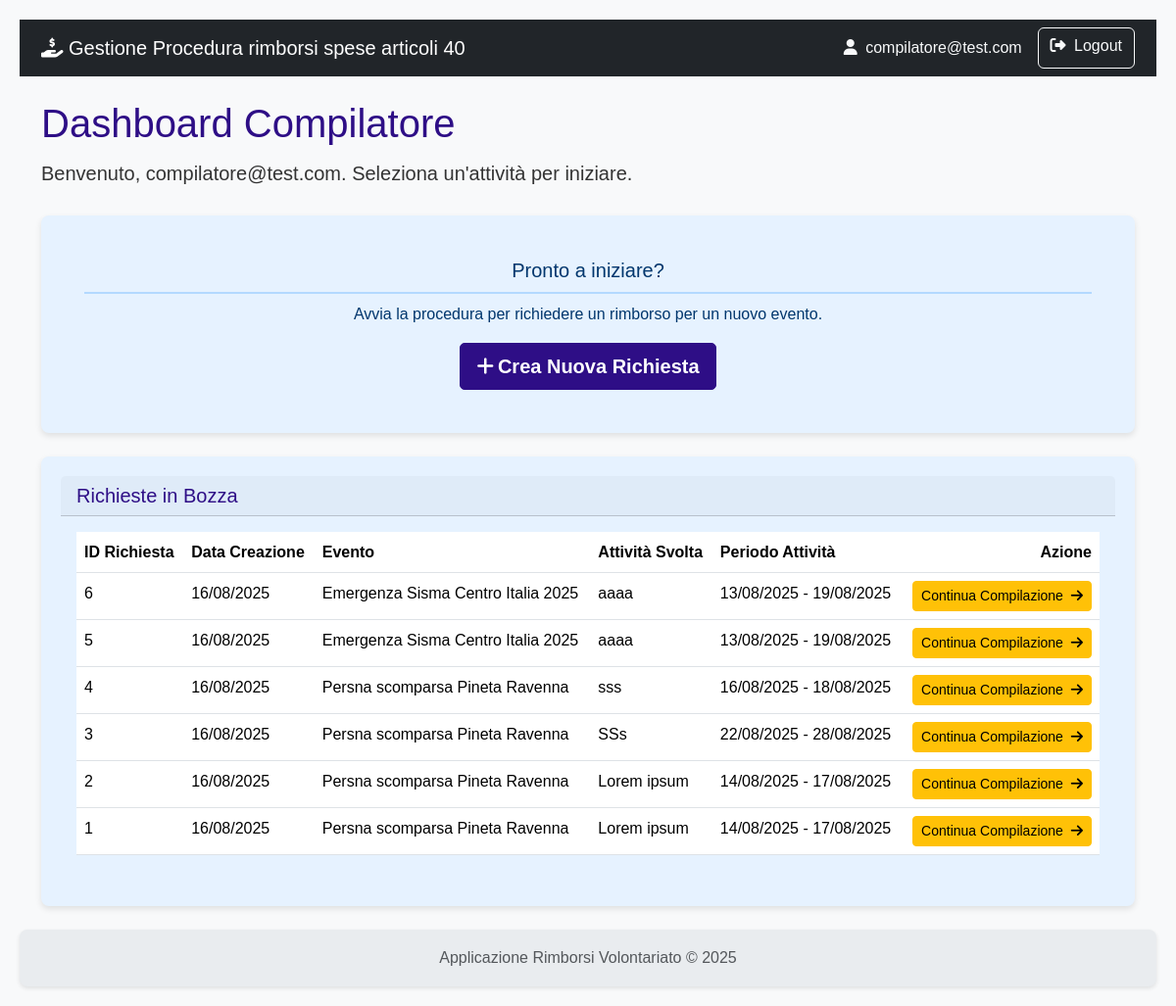
Before: /dashboard (signed in) with the older database file.
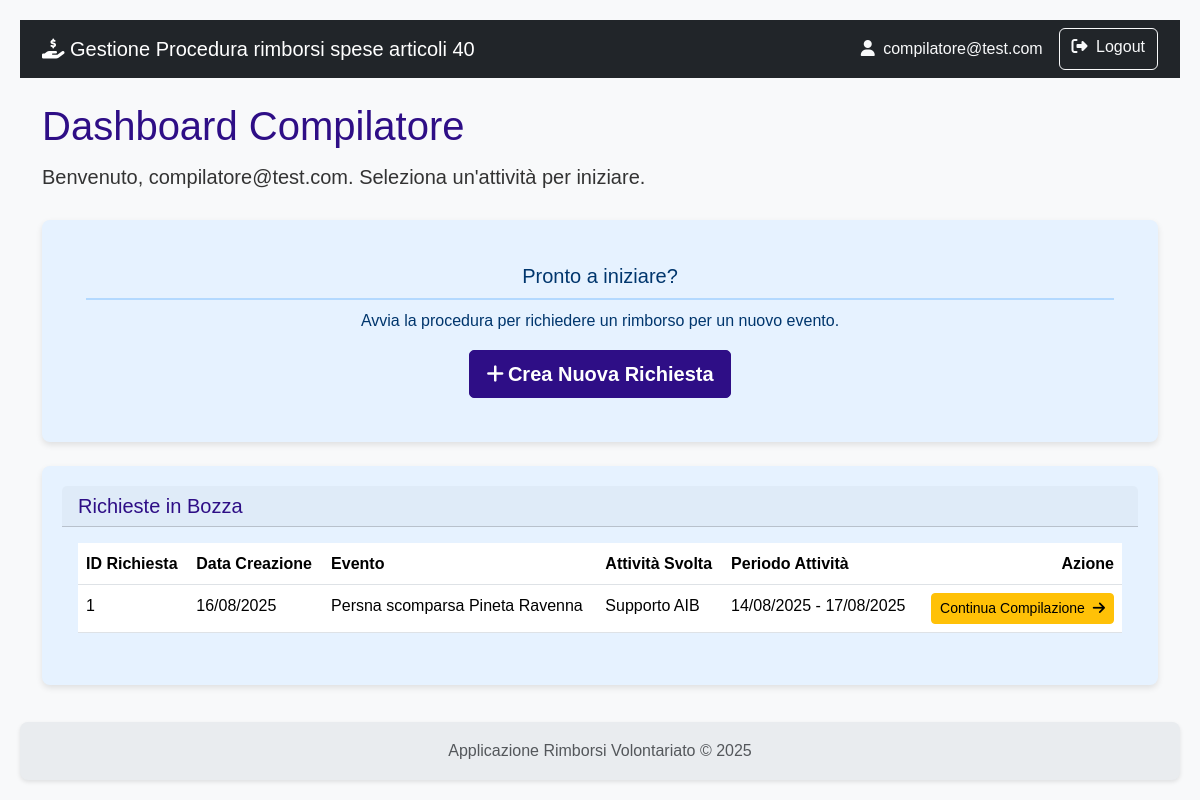
After: the same page with the newer database file.
### rimborsi/models.py (models this page shows)
class User(db.Model, UserMixin):
    id = db.Column(db.Integer, primary_key=True)
    username = db.Column(db.String(80), unique=True, nullable=False)
    email = db.Column(db.String(120), unique=True, nullable=False)
    password_hash = db.Column(db.String(120), nullable=False)
    role = db.Column(db.String(20), nullable=False)
    organizzazioni = db.relationship('Organizzazione', secondary=associazione_utente_organizzazione, back_populates='utenti_compilatori')

class Richiesta(db.Model):
    id = db.Column(db.Integer, primary_key=True)
    stato = db.Column(db.String(1), default='A', nullable=False)
    esito = db.Column(db.String(1))
    attivita_svolta = db.Column(db.Text)
    data_inizio_attivita = db.Column(db.Date)
    data_fine_attivita = db.Column(db.Date)
    numero_volontari_coinvolti = db.Column(db.Integer)
    data_creazione = db.Column(db.DateTime, default=datetime.utcnow)
    data_invio = db.Column(db.DateTime)
    data_fine_istruttoria = db.Column(db.DateTime)
    evento_id = db.Column(db.Integer, db.ForeignKey('evento.id'), nullable=False)
    organizzazione_id = db.Column(db.Integer, db.ForeignKey('organizzazione.id'), nullable=False)
    spese = db.relationship('Spesa', backref='richiesta', lazy=True, cascade="all, delete-orphan")

class Evento(db.Model):
    id = db.Column(db.Integer, primary_key=True)
    protocollo_attivazione = db.Column(db.String(50), unique=True)
    nome = db.Column(db.String(100), nullable=False)
    descrizione = db.Column(db.Text)
    tipologia = db.Column(db.String(1), nullable=False)
    data_inizio = db.Column(db.Date)
    data_fine = db.Column(db.Date)
    richieste = db.relationship('Richiesta', backref='evento', lazy=True)

### rimborsi/main/routes.py (the view)
@main.route('/dashboard')
@login_required # Solo gli utenti loggati possono vedere la dashboard
def dashboard():
    template_data = {}
    if current_user.role == 'istruttore':
        richieste_da_istruire = Richiesta.query.filter_by(stato='B').all()
        template_data['richieste_da_istruire'] = richieste_da_istruire
        template_data['dati_istruttore'] = {
            'da_istruire': len(richieste_da_istruire),
            'lavorate_mese': 0, # Esempio
            'importo_approvato_mese': '0.00', # Esempio
            'eventi_attivi': 0 # Esempio
        }
    elif current_user.role == 'compilatore':
        organizzazione_utente = current_user.organizzazioni[0] if current_user.organizzazioni else None
        richieste_in_bozza = []
        if organizzazione_utente:
            richieste_in_bozza = Richiesta.query.filter_by(
                stato='A',
                organizzazione_id=organizzazione_utente.id
            ).order_by(Richiesta.data_creazione.desc()).all()
        template_data['richieste_in_bozza'] = richieste_in_bozza
    elif current_user.role == 'amministratore':
        utenti_da_associare = User.query.filter(User.organizzazioni == None).all()
        template_data['utenti_da_associare'] = utenti_da_associare
    return render_template('main/dashboard.html', **template_data)

### rimborsi/templates/main/dashboard.html (shortened to what this page needs)
{% extends 'base.html' %}
{% block content %}
    <h1 class="mb-2">
        {% if current_user.role == 'istruttore' %}
            Pannello di Controllo Istruttore
        {% elif current_user.role == 'compilatore' %}
            Dashboard Compilatore
        {% elif current_user.role == 'amministratore' %}
            Pannello di Amministrazione
        {% else %}
            Area di Gestione
        {% endif %}
    </h1>
    <div class="d-flex justify-content-between align-items-center mb-4">
        <p class="lead mb-0">
            Benvenuto, {{ current_user.email }}. Seleziona un'attività per iniziare.
        </p>
    </div>
    {% if current_user.role == 'istruttore' %}
        <div class="row row-cols-1 row-cols-md-4 g-4 mb-4">
            <div class="col">
                <div class="card text-white bg-primary shadow-sm h-100">
                    <div class="card-body">
                        <h5 class="card-title">Richieste da Istruire</h5>
                        <p class="card-text fs-2 fw-bold">10 richiesta da istruire</p>
                    </div>
                </div>
            </div>
            <div class="col">
                <div class="card text-white bg-success shadow-sm h-100">
                    <div class="card-body">
                        <h5 class="card-title">Lavorate (Mese)</h5>
                        <p class="card-text fs-2 fw-bold">5 lavorate</p>
                    </div>
                </div>
            </div>
            <div class="col">
                <div class="card text-dark bg-light shadow-sm h-100">
                    <div class="card-body">
                        <h5 class="card-title">Importo Approvato (Mese)</h5>
                        <p class="card-text fs-2 fw-bold">&euro; 1000.00</p>
                    </div>
                </div>
            </div>
            <div class="col">
                <div class="card text-white bg-info shadow-sm h-100">
                    <div class="card-body">
                        <h5 class="card-title">Eventi Attivi</h5>
                        <p class="card-text fs-2 fw-bold">3 eventi attivi</p>
                    </div>
                </div>
            </div>
        </div>
        <div class="d-grid gap-2 d-md-flex justify-content-md-end mb-3">
             <a href="{{ url_for('istruttoria.gestione_eventi') }}" class="btn btn-secondary"><i class="fas fa-calendar-alt me-1"></i> Gestisci Eventi</a>
             <a href="{{ url_for('istruttoria.crea_evento') }}" class="btn btn-success"><i class="fas fa-plus me-1"></i> Crea Nuovo Evento</a>
        </div>
        <div class="card shadow-sm">
            <div class="card-header">
            <h5 class="mb-0">Coda di Lavoro: Richieste Trasmesse da Istruire</h5>
            </div>
            <div class="card-body">
            <table class="table table-hover">
                <thead>
                <tr>
                    <th>Data Trasmissione</th>
                    <th>Organizzazione</th>
                    <th>Evento di Riferimento</th>
                    <th>Importo Richiesto</th>
                    <th>Azione</th>
                </tr>
                </thead>
                <tbody>
                <tr>
                    <td>13/05/2025</td>
                    <td>CRI Comitato di Roma</td>
                    <td>Emergenza Sanitaria 2025</td>
                    <td>&euro; 1.250,00</td>
                    <td><a href="#" class="btn btn-primary btn-sm">Avvia Istruttoria</a></td>
                </tr>
                <tr>
                    <td>10/05/2025</td>
                    <td>Protezione Civile Roma</td>
                    <td>Alluvione Centro Italia</td>
                    <td>&euro; 3.780,50</td>
                    <td><a href="#" class="btn btn-primary btn-sm">Avvia Istruttoria</a></td>
                </tr>
                <tr>
                    <td>05/05/2025</td>
                    <td>CRI Comitato di Milano</td>
                    <td>Assistenza Gara Podistica</td>
                    <td>&euro; 890,75</td>
                    <td><a href="#" class="btn btn-primary btn-sm">Avvia Istruttoria</a></td>
                </tr>
                </tbody>
            </table>
            </div>
        </div>
    {% elif current_user.role == 'compilatore' %}
    <div class="card shadow-sm mb-4">
        <div class="card-body text-center p-4">
            <h5 class="card-title">Pronto a iniziare?</h5>
            <p class="card-text">Avvia la procedura per richiedere un rimborso per un nuovo evento.</p>
            <a href="{{ url_for('richiesta.crea_richiesta') }}" class="btn btn-primary btn-lg">
                <i class="fas fa-plus me-1"></i> Crea Nuova Richiesta
            </a>
        </div>
    </div>
    <div class="card shadow-sm">
        <div class="card-header">
            <h5 class="mb-0">Richieste in Bozza</h5>
        </div>
        <div class="card-body">
            <table class="table table-hover">
                <thead>
                    <tr>
                        <th>ID Richiesta</th>
                        <th>Data Creazione</th>
                        <th>Evento</th>
                        <th>Attività Svolta</th>
                        <th>Periodo Attività</th>
                        <th class="text-end">Azione</th>
                    </tr>
                </thead>
                <tbody>
                    {% for richiesta in richieste_in_bozza %}
                    <tr>
                        <td>{{ richiesta.id }}</td>
                        <td>{{ richiesta.data_creazione.strftime('%d/%m/%Y') }}</td>
                        <td>{{ richiesta.evento.nome }}</td>
                        <td>{{ richiesta.attivita_svolta | truncate(50) }}</td>
                        <td>{{ richiesta.data_inizio_attivita.strftime('%d/%m/%Y') }} - {{ richiesta.data_fine_attivita.strftime('%d/%m/%Y') }}</td>
                        <td class="text-end">
                            <a href="{{ url_for('richiesta.dettaglio_richiesta', richiesta_id=richiesta.id) }}" class="btn btn-warning btn-sm">
                                Continua Compilazione <i class="fas fa-arrow-right ms-1"></i>
                            </a>
                        </td>
                    </tr>
                    {% else %}
                    <tr>
                        <td colspan="6" class="text-center">Nessuna richiesta in bozza trovata.</td>
                    </tr>
                    {% endfor %}
                </tbody>
            </table>
        </div>
    </div>
    {% endif %}
{% endblock %}

### rimborsi/templates/base.html (shortened to what this page needs)
<!doctype html>
<html lang="it" class="h-100">
<head>
    <link href="https://cdn.jsdelivr.net/npm/bootstrap@5.3.3/dist/css/bootstrap.min.css" rel="stylesheet" xintegrity="sha384-QWTKZyjpPEjISv5WaRU9OFeRpok6YctnYmDr5pNlyT2bRjXh0JMhjY6hW+ALEwIH">
    <link rel="stylesheet" href="https://cdnjs.cloudflare.com/ajax/libs/font-awesome/6.5.2/css/all.min.css" xintegrity="sha512-SnH5WK+bZxgPHs44uWIX+LLJAJ9/2PkPKZ5QiAj6Ta86w+fsb2TkcmfRyVX3pBnMFcV7oQPJkl9QevSCWr3W6A==" />
    <link rel="stylesheet" href="{{ url_for('static', filename='css/styles.css') }}">
</head>
<body>
    <nav class="navbar navbar-expand-lg navbar-dark bg-dark">
        <div class="container">
            <a class="navbar-brand" href="{{ url_for('auth.index') }}">
                <i class="fas fa-hand-holding-dollar"></i>
                Gestione Procedura rimborsi spese articoli 40
            </a>
            <div class="collapse navbar-collapse" id="navbarNav">
                <div class="d-flex ms-auto">
                    {% if current_user.is_authenticated %}
                        <span class="navbar-text me-3 text-light">
                            <i class="fas fa-user me-1"></i> {{ current_user.email }}
                        </span>
                        <a href="{{ url_for('auth.logout') }}" class="btn btn-outline-light">
                            <i class="fas fa-sign-out-alt me-1"></i> Logout
                        </a>
                    {% else %}
                        <a href="{{ url_for('auth.registrati') }}" class="btn btn-outline-light me-2">Registrati</a>
                        <a href="{{ url_for('auth.login') }}" class="btn btn-outline-light">Login</a>
                    {% endif %}
                </div>
            </div>
        </div>
    </nav>
    <main class="container my-4">
        {% block content %}{% endblock %}
    </main>
    <footer class="footer mt-auto py-3">
        <div class="container text-center">
            <span class="text-muted">Applicazione Rimborsi Volontariato &copy; 2025</span>
        </div>
    </footer>
</body>
</html>

### rimborsi/static/css/styles.css (style rules this page uses)
:root { --color-primary: #2e0e86; --color-primary-hover: #142fca; --color-text-light: #ffffff; --color-card-bg: #e6f2ff; --color-card-text: #00366d; --color-bg: #f4f4f4; --color-text-dark: #333; --color-link: #0055a4; --border-radius: 8px; --box-shadow: 0 2px 4px rgba(0, 0, 0, 0.1); --box-shadow-card: 0 3px 6px rgba(0, 0, 0, 0.1); --transition-standard: all 0.3s ease; }
body { font-family: Arial, sans-serif; background-color: var(--color-bg); color: var(--color-text-dark); margin: 0; padding: 20px; line-height: 1.6; }
h1, h2, h3, h4, h5, h6 { color: var(--color-primary); margin-top: 0; }
a { color: var(--color-link); text-decoration: none; }
.btn-primary { background-color: var(--color-primary) !important; border-color: var(--color-primary) !important; color: var(--color-text-light) !important; font-weight: bold !important; text-decoration: none !important; display: inline-flex !important; align-items: center !important; justify-content: center !important; padding: 0.5rem 1rem !important; border-radius: 5px !important; transition: var(--transition-standard) !important; cursor: pointer; }
.btn-primary i { margin-right: 0.25rem !important; }
.card { flex: 1; background-color: var(--color-card-bg); color: var(--color-card-text); border-radius: var(--border-radius); padding: 20px; box-shadow: var(--box-shadow-card); transition: transform 0.2s ease-in-out; border: none; }
.card h2, .card h5.card-title { margin-top: 0; border-bottom: 2px solid #b3d9ff; padding-bottom: 10px; color: var(--color-card-text); }
.card-body i { transition: var(--transition-standard); }
.shadow-sm { box-shadow: var(--box-shadow-card) !important; }
.text-center { text-align: center; }
.footer { display: flex; justify-content: left; gap: 20px; background-color: var(--color-primary); padding: 15px 20px; border-radius: var(--border-radius); margin-top: 20px; box-shadow: var(--box-shadow); }

### rimborsi/templates/base.html (style rules this page uses)
body { display: flex; flex-direction: column; min-height: 100vh; background-color: #f8f9fa; }
main { flex: 1; }
.footer { background-color: #e9ecef; }

Changed rows visible on the page:
removed Richiesta: id "6", data_creazione "16/08/2025", evento.nome "Emergenza Sisma Centro Italia 2025", attivita_svolta "aaaa", data_inizio_attivita "13/08/2025", data_fine_attivita "19/08/2025"
removed Richiesta: id "5", data_creazione "16/08/2025", evento.nome "Emergenza Sisma Centro Italia 2025", attivita_svolta "aaaa", data_inizio_attivita "13/08/2025", data_fine_attivita "19/08/2025"
removed Richiesta: id "4", data_creazione "16/08/2025", evento.nome "Persna scomparsa Pineta Ravenna", attivita_svolta "sss", data_inizio_attivita "16/08/2025", data_fine_attivita "18/08/2025"
removed Richiesta: id "3", data_creazione "16/08/2025", evento.nome "Persna scomparsa Pineta Ravenna", attivita_svolta "SSs", data_inizio_attivita "22/08/2025", data_fine_attivita "28/08/2025"
removed Richiesta: id "2", data_creazione "16/08/2025", evento.nome "Persna scomparsa Pineta Ravenna", attivita_svolta "Lorem ipsum", data_inizio_attivita "14/08/2025", data_fine_attivita "17/08/2025"
changed Richiesta "Persna scomparsa Pineta Ravenna": attivita_svolta "Lorem ipsum" → "Supporto AIB"
